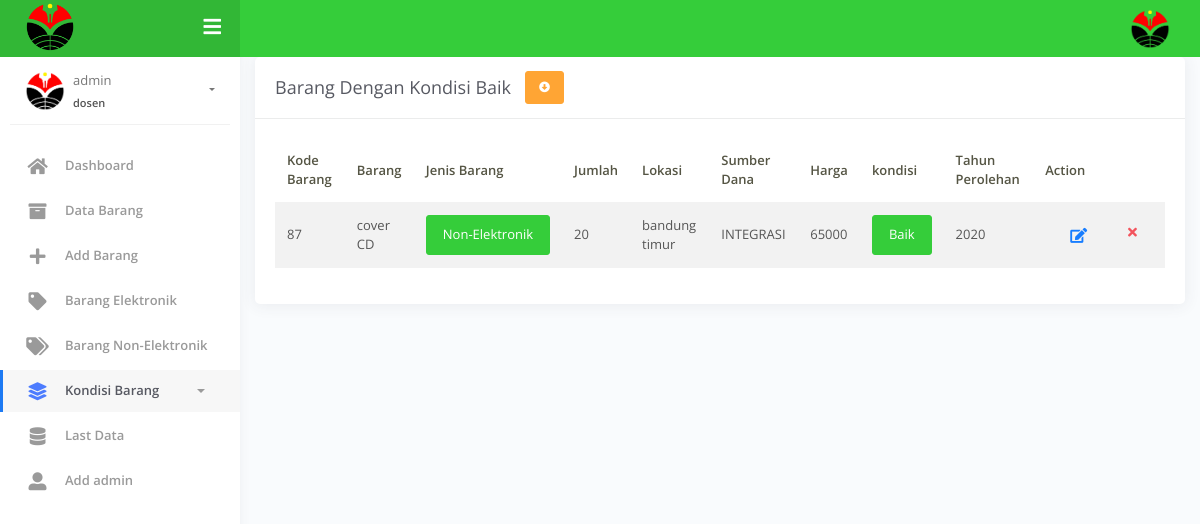
The page /kondisi/baik.php (signed in) on the database its author committed.
### tables this page shows
CREATE TABLE `barang` (
  `id` int(11) NOT NULL,
  `kd_barang` int(11) NOT NULL,
  `barang` varchar(255) NOT NULL,
  `jenis` int(100) NOT NULL,
  `jumlah` int(11) NOT NULL,
  `lokasi` varchar(100) NOT NULL,
  `sumber_dana` varchar(100) NOT NULL,
  `harga` int(11) NOT NULL,
  `kondisi` varchar(100) NOT NULL,
  `thn_peroleh` varchar(100) NOT NULL
);

### kondisi/baik.php (the view, shortened to what this page needs)
<?php
include '../function/functions.php';
$barang = mysqli_query($conn,"SELECT * FROM barang WHERE kondisi = 1");
 ?>
 <!DOCTYPE html>
<html lang="en">
<head>
	<link rel="stylesheet" href="../assets/css/bootstrap.min.css">
	<link rel="stylesheet" href="../assets/css/azzara.min.css">
	<link rel="stylesheet" href="../assets/css/demo.css">
</head>
<body>
	<div class="wrapper">
		<div class="main-header" data-background-color="green">
			<div class="logo-header">
				<a href="dashboard.php" class="logo">
					<img src="../assets/img/UPI.png" style="height: 50px; width: 50px;" alt="navbar brand" class="navbar-brand">
				</a>
				<div class="navbar-minimize">
					<button class="btn btn-minimize btn-rounded">
						<i class="fa fa-bars"></i>
					</button>
				</div>
			</div>
			<nav class="navbar navbar-header navbar-expand-lg">
				<div class="container-fluid">
					<ul class="navbar-nav topbar-nav ml-md-auto align-items-center">
						<li class="nav-item dropdown hidden-caret">
							<a class="dropdown-toggle profile-pic" data-toggle="dropdown" href="#" aria-expanded="false">
								<div class="avatar-sm">
									<?php echo"<img src='../function/img/".$_SESSION["gambar"]."'class='avatar-img rounded-circle'>" ?>
								</div>
							</a>
						</li>
					</ul>
				</div>
			</nav>
		</div>
		<div class="sidebar">
			<div class="sidebar-wrapper scrollbar-inner">
				<div class="sidebar-content">
					<div class="user">
						<div class="avatar-sm float-left mr-2">
								<?php echo"<img src='../function/img/".$_SESSION["gambar"]."'class='avatar-img rounded-circle'>" ?>
						</div>
						<div class="info">
							<a data-toggle="collapse" href="#collapseExample" aria-expanded="true">
								<span>
									<?php echo $_SESSION['nama_user']; ?>
									<span class="user-level"><?php echo $_SESSION['unit_kerja']; ?></span>
									<span class="caret"></span>
								</span>
							</a>
						</div>
					</div>
					<ul class="nav">
						<li class="nav-item">
							<a href="../dashboard.php">
								<i class="fas fa-home"></i>
								<p>Dashboard</p>
							</a>
						</li>
						<li class="nav-item">
							<a href="../data_barang.php">
								<i class="fas fa-archive"></i>
								<p>Data Barang</p>
							</a>
						</li>
						<li class="nav-item">
							<a href="../function/add_barang.php">
								<i class="fas fa-plus"></i>
								<p>Add Barang</p>
							</a>
						</li>
						<li class="nav-item">
							<a href="../barang_elektronik.php">
								<i class="fas fa-tag"></i>
								<p>Barang Elektronik</p>
							</a>
						</li>
						<li class="nav-item">
							<a href="../barang_non_elektronik.php">
								<i class="fas fa-tags"></i>
								<p>Barang Non-Elektronik</p>
							</a>
						</li>
						<li class="nav-item active">
							<a data-toggle="collapse" href="#base">
								<i class="fas fa-layer-group"></i>
								<p>Kondisi Barang</p>
								<span class="caret"></span>
							</a>
						</li>
						<li class="nav-item">
							<a href="../last_data.php">
								<i class="fas fa-database"></i>
								<p>Last Data</p>
							</a>
						</li>
						<li class="nav-item">
							<a href="../function/add_admin.php">
								<i class="fas fa-user-alt"></i>
								<p>Add admin</p>
							</a>
						</li>
					</ul>
				</div>
			</div>
		</div>
		<div class="main-panel">
			<div class="content">
				<div class="col-md-12">
					<div class="card">
						<div class="card-header">
							<div class="d-flex align-items-center">
										<h4 class="card-title">Barang Dengan Kondisi Baik</h4>
										<a style="position: absolute; left: 270px;" href="../Export/exportBaik.php"><button class="btn btn-sm btn-warning"><i class="fas fa-arrow-alt-circle-down"></i></button></a>
									</div>
								</div>
								<div class="card-body">
									<div class="table-responsive">
										<div id="container">
											<form method="POST" name="proses">
										<table id="add-row" class="display table table-striped table-hover" >
											<thead>
												<tr>
													<th>Kode Barang</th>
													<th>Barang</th>
													<th>Jenis Barang</th>
													<th>Jumlah</th>
													<th>Lokasi</th>
													<th>Sumber Dana</th>
													<th>Harga</th>
													<th>kondisi</th>
													<th>Tahun Perolehan</th>
													<th style="width: 10%">Action</th>
												</tr>
											</thead>
											<tbody>
												<?php
												foreach ($barang as $brg):?>
											<tr>
												<td><?php echo $brg['kd_barang']; ?></td>
	<td><?php echo $brg['barang']; ?></td>
	<td>
        <?php
          if ($brg["jenis"] == 1 ) {
           echo '<span class="btn btn-warning readonly">Elektronik</span>';
          }else if($brg["jenis"] == 2 ){
             echo'<span class="btn btn-success readonly">Non-Elektronik</span>';
           }
        ?>
    </td>
	<td><?php echo $brg['jumlah']; ?></td>
	<td><?php echo $brg['lokasi']; ?></td>
	<td><?php echo $brg['sumber_dana']; ?></td>
	<td><?php echo $brg['harga']; ?></td>
	<td>
        <?php
          if ($brg["kondisi"] == 1 ) {
           echo '<span class="btn btn-success readonly">Baik</span>';
          }else if($brg["kondisi"] == 2 ){
             echo'<span class="btn btn-warning readonly">Rusak Ringan</span>';
          }else if($brg["kondisi"] == 3 ){
             echo'<span class="btn btn-danger readonly">Rusak Berat</span>';
         }
        ?>
    </td>
	<td><?php echo $brg['thn_peroleh']; ?></td>
	<td>
		<div class="form-button-action">
		<a href="../function/update.php?id=<?php echo$brg['id'];?>"><button type="button" data-toggle="tooltip" title="" class="btn btn-link btn-primary btn-lg" data-original-title="Edit Task">
		<i class="fa fa-edit"></i>
		</button></a>
		<a href="../function/last_data.php?id=<?php echo$brg['id'];?>"><button type="button" data-toggle="tooltip" title="" class="btn btn-link btn-danger" data-original-title="Remove">
		<i class="fa fa-times"></i>
		</button></a>
		</div>
	</td>
												</tr>
												<?php
												endforeach;
												 ?>
											</tbody>
										</table>
											</form>
										</div>
									</div>
								</div>
							</div>
						</div>
					</div>
				</div>
			</div>
</body>
</html>

### rows shown on the page
barang: kd_barang "87", barang "cover CD", jenis "Non-Elektronik", jumlah "20", lokasi "bandung timur", sumber_dana "INTEGRASI", harga "65000", kondisi "Baik", thn_peroleh "2020"

### other values the page prints
$_SESSION['nama_user'] "admin"
$_SESSION['unit_kerja'] "dosen"
